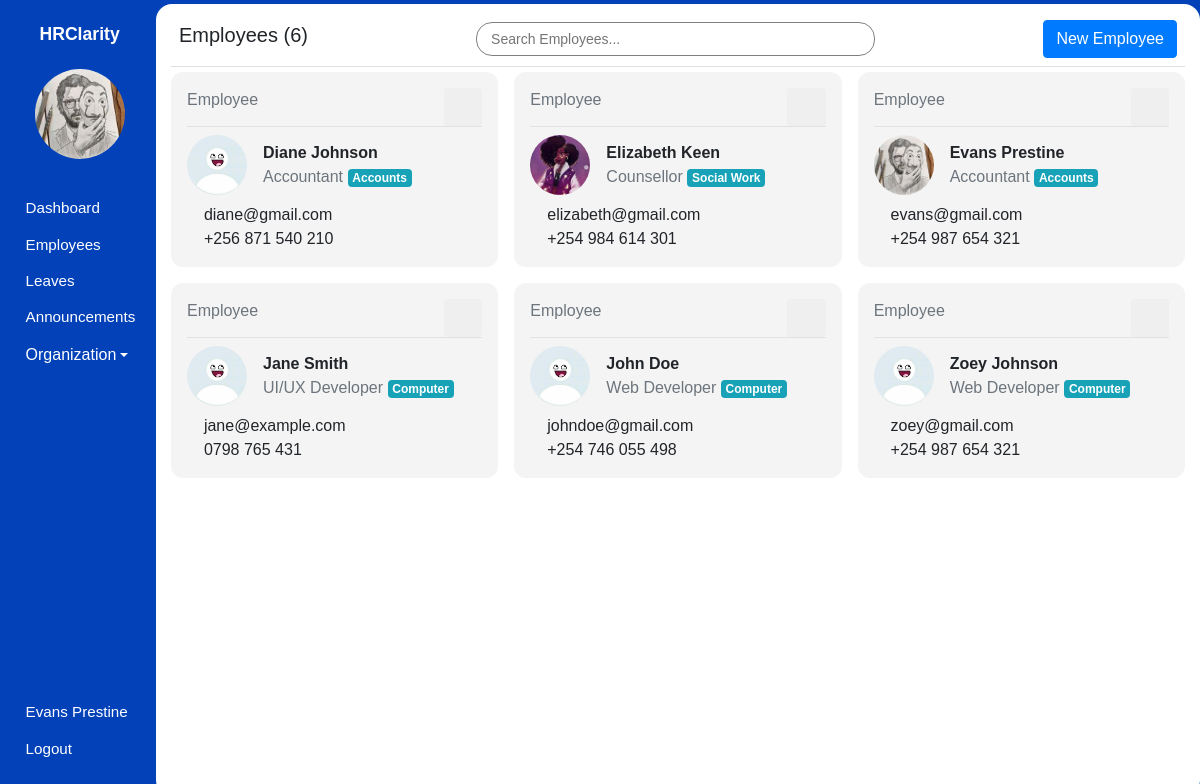
/admin/employees (signed in), run on an earlier commit of the app's database.
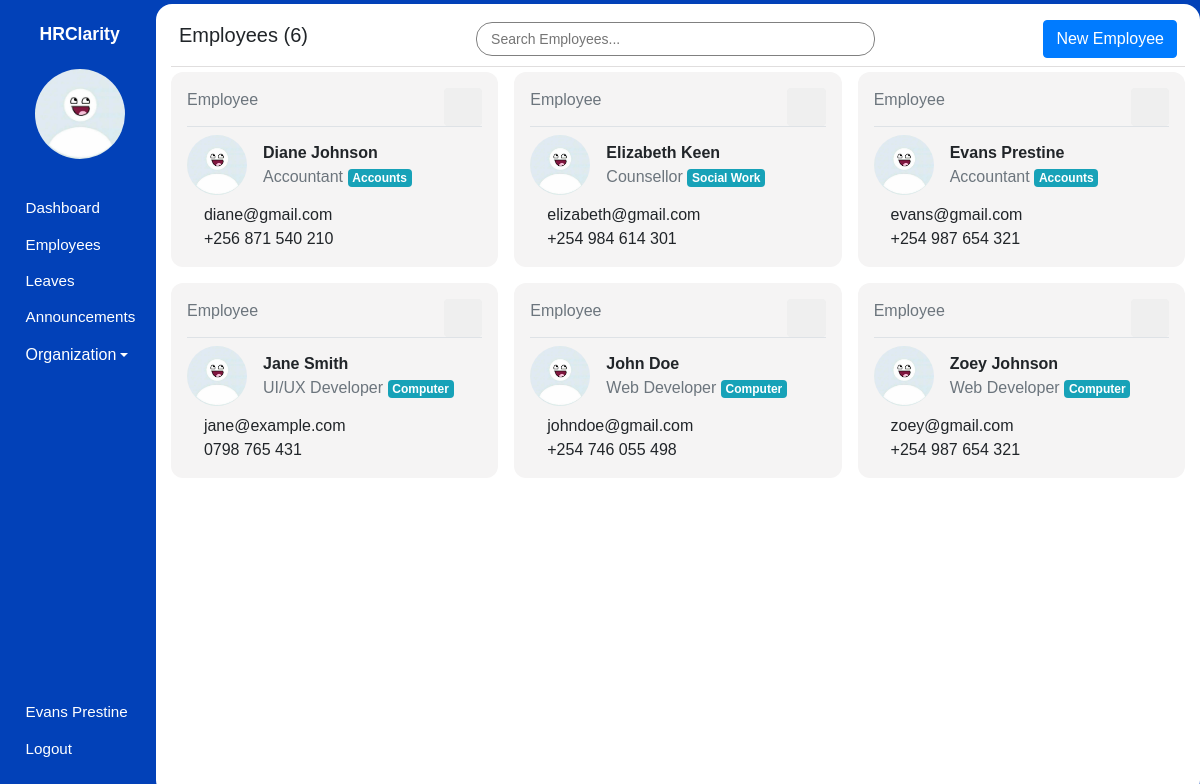
And on a later commit of the database.
### hrms/models.py (models this page shows, shortened)
class User(db.Model, UserMixin):
    id = db.Column(db.Integer, primary_key=True)
    first_name = db.Column(db.String(80), nullable=False)
    last_name = db.Column(db.String(120), nullable=False)
    dob = db.Column(db.Date, nullable=False)
    gender = db.Column(db.String(7), nullable=False)
    email_address = db.Column(db.String(120), nullable=False)
    phone_number = db.Column(db.String(20), nullable=False)
    national_id = db.Column(db.Integer, nullable=False)
    user_level = db.Column(db.Integer, nullable=False, default=1)
    user_type = db.Column(db.String(10), nullable=False, default='employee')
    password = db.Column(db.String(60), nullable=False)
    image_file = db.Column(db.String(20), nullable=False, default='default.jpg')
    leaves = db.relationship('Leave')
    occupation_id = db.Column(db.Integer, db.ForeignKey('occupation.id'), nullable=False)

class Occupation(db.Model):
    id = db.Column(db.Integer, primary_key=True)
    name = db.Column(db.String(100), nullable=False)
    department_id = db.Column(db.Integer, db.ForeignKey('department.id'), nullable=False)
    employees = db.relationship('User', backref='occupation', lazy=True)

class Department(db.Model):
    id = db.Column(db.Integer, primary_key=True)
    name = db.Column(db.String(100), unique=True, nullable=False)
    occupations = db.relationship('Occupation', backref='department', lazy=True)

### hrms/hrm/routes.py (the view)
@admin.route('/admin/employees')
@login_required
def employees():
    employees = db.session.query(User, Occupation).join(Occupation).filter(User.user_level == 1).order_by(User.first_name.asc()).all()
    employees_count = len(employees)
    return render_template('admin/employees.html', page_title='Employees', employees=employees, employees_count=employees_count, user=current_user)

### hrms/models.py (called while the page is built)
@login_manager.user_loader
def load_user(user_id):
    user = User.query.filter_by(id=user_id).first()
    return user

### hrms/templates/admin/employees.html (shortened to what this page needs)
{% extends 'main_layout.html' %} {% block body %}
<section class="app">
  {% include 'admin/aside.html' %}
  <main class="Employees">
    <div class="main_container container-fluid pt-2">
      <div class="header p-2 d-flex justify-content-between align-items-center">
        <h5>Employees ({{ employees_count }})</h5>
        <input
          type="text"
          id="myInput"
          onkeyup="searchFunction()"
          placeholder="Search Employees..."
          class="form-control-sm"
        />
        <a href="{{ url_for('admin.add_employee') }}" class="btn btn-primary"
          >New Employee</a
        >
      </div>
      <div class="employees_wrapper">
        {% for employee, occupation in employees %}
        <div class="employee searchable p-3">
          <div class="actions border-bottom d-flex justify-content-between">
            <span class="text-secondary">
              {% if employee.user_level == 1 %} Employee {% elif
              employee.user_level == 2 %} Admin {% endif %}
            </span>
            <div class="d-flex align-items-center">
              <a
                href="{{ url_for('admin.update_employee', employee_id=employee.id) }}"
              >
                <span class="icon icon-pencil"></span>
              </a>
              <form
                action="{{ url_for('admin.delete_employee', employee_id=employee.id) }}"
                method="post"
                onsubmit="return confirm('Are you sure you want to delete this Employee?');"
              >
                <button type="submit" class="btn">
                  <span class="icon icon-trash text-danger"></span>
                </button>
              </form>
            </div>
          </div>
          <div class="details d-flex align-items-center pt-2">
            <img
              src="{{ url_for('static', filename='images/profile_pictures/' ~ employee.image_file ) }}"
              alt="Employee"
            />
            <div class="basic_info ml-3">
              <p class="m-0">
                <b>{{ employee.first_name }} {{ employee.last_name }}</b>
              </p>
              <p class="m-0 text-secondary">
                {{ occupation.name }}
                <span class="badge badge-info">
                  {{ occupation.department.name }}
                </span>
              </p>
            </div>
          </div>
          <div class="more_info mt-2">
            <p class="m-0">
              <span class="icon icon-envelope"></span> {{ employee.email_address
              }}
            </p>
            <p class="m-0">
              <span class="icon icon-phone"></span> {{ employee.phone_number }}
            </p>
          </div>
        </div>
        {% endfor %}
      </div>
    </div>
  </main>
</section>
{% endblock body %}

### hrms/templates/main_layout.html (shortened to what this page needs)
<!DOCTYPE html>
<html lang="en">
  <head>
    <link
      rel="stylesheet"
      href="{{ url_for('static', filename='/css/icomoon.css') }}"
    />
    <link
      rel="stylesheet"
      href="{{ url_for('static', filename='/css/bootstrap.min.css') }}"
    />
    <link
      rel="stylesheet"
      href="{{ url_for('static', filename='/css/styles.css') }}"
    />
  </head>
  <body>
    {% block body %} {% endblock body %}
  </body>
</html>

### hrms/templates/admin/aside.html (shortened to what this page needs)
<aside>
  <h1 class="mt-3">HRClarity</h1>
  <div class="container text-center mt-4">
    <img src="{{ url_for('static', filename='images/profile_pictures/' ~ current_user.image_file ) }}" alt="Employee" class="rounded-circle" width="90" height="90" />
  </div>
  <div class="links">
    <ul>
      <li>
        <a href="{{ url_for('admin.admin_dashboard') }}">
            <span class="icon icon-home"></span>
            <span>Dashboard</span>
        </a>
      </li>
      <li>
        <a href="{{ url_for('admin.employees') }}">
            <span class="icon icon-users"></span>
            <span>Employees</span>
        </a>
      </li>
      <li>
        <a href="{{ url_for('leaves.admin_view_leaves') }}">
            <span class="icon icon-car"></span>
            <span>Leaves</span>
        </a>
      </li>
      <li>
        <a href="{{ url_for('announcements.view_announcements') }}">
            <span class="icon icon-speaker"></span>
            <span>Announcements</span>
        </a>
      </li>
      <li class="nav-item dropdown">
        <a class="dropdown-toggle" data-toggle="dropdown" href="#" role="button" aria-expanded="false"><span class="icon icon-building"></span>Organization</a>
    </li>
    </ul>
    <ul>
      <li>
        <a href="{{ url_for('user.profile_settings', employee_id=current_user.id) }}">
            <span class="icon icon-user"></span>
            <span>{{ user.first_name }} {{ user.last_name }}</span>
        </a>
      </li>
      <li>
        <a href="{{ url_for('user.logout') }}">
            <span class="icon icon-power-off"></span>
            <span>Logout</span>
        </a>
      </li>
    </ul>
  </div>
</aside>

### hrms/static/css/icomoon.css (style rules this page uses)
[class^="icon-"], [class*=" icon-"] { font-family: 'icomoon' !important; speak: none; font-style: normal; font-weight: normal; font-variant: normal; text-transform: none; line-height: 1; -webkit-font-smoothing: antialiased; -moz-osx-font-smoothing: grayscale; }
.icon-user:before { content: "\f007"; }
.icon-power-off:before { content: "\f011"; }
.icon-home:before { content: "\f015"; }
.icon-pencil:before { content: "\f040"; }
.icon-phone:before { content: "\f095"; }
.icon-users:before { content: "\f0c0"; }
.icon-envelope:before { content: "\f0e0"; }
.icon-building:before { content: "\f1ad"; }
.icon-car:before { content: "\f1b9"; }
.icon-trash:before { content: "\f1f8"; }
.icon-speaker:before { content: "\e32d"; }

### hrms/static/css/styles.css (style rules this page uses)
* { font-family: sans-serif, Arial, Helvetica; padding: 0; margin: 0; }
.app { background: #0241b8; height: 100vh; display: flex; align-items: center; }
.app aside { width: 13%; height: 100%; padding: 0.5em 0 0.2em 0.2em; color: #fff; }
.app aside h1 { font-size: 1.1em; font-weight: bold; text-align: center; }
.app aside .links ul { list-style: none; }
.app aside .links ul li { margin: 0.1em 0; padding: 6px; }
.app aside .links ul li a { text-decoration: none; color: #ffffff; display: flex; align-items: center; }
.app aside .links ul:nth-of-type(1) { margin: 2em 0; }
.app aside .links ul:nth-of-type(2) { position: absolute; bottom: 1em; }
.app aside .links .icon { margin: 0 0.3em 0 0; }
.app aside .links a span:nth-of-type(2), .app aside .links .icon { font-size: 0.95em; }
.app main { width: 87%; height: 99vh; overflow-y: auto; z-index: 5; }
.app main .main_container { border-radius: 16px; background: #fff; padding-bottom: 12px; height: 100%; overflow: auto; }
.app main .main_container .header { background: #fff; position: sticky; top: 0; border-bottom: 1px solid rgb(224, 222, 222); margin-bottom: 5px; }
.app main .main_container .header input { border-radius: 16px; border: 1px solid grey; padding: 0.4em 1em; width: 40%; margin: auto; }
.Employees .employees_wrapper { display: grid; grid-template-columns: 1fr 1fr 1fr; gap: 1em; }
.Employees .employees_wrapper .employee { background: rgb(245, 244, 244); border-radius: 12px; }
.Employees .employees_wrapper .employee img { width: 60px; border-radius: 50%; }

What changed in the data, as far as the page shows it:
changed User "Evans": image_file: picture removed, a placeholder shows
changed User "Elizabeth": image_file: picture removed, a placeholder shows
